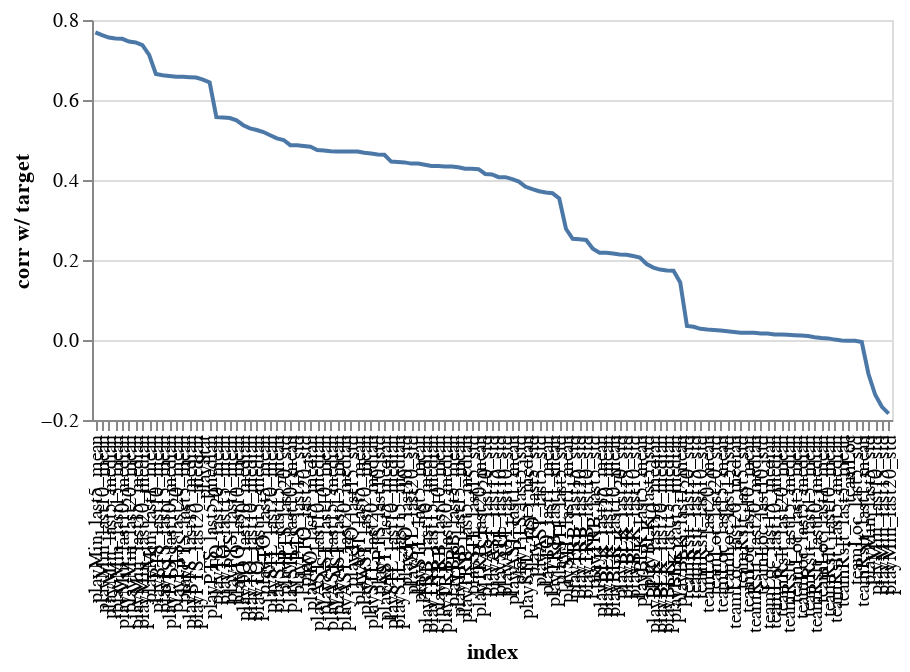

Write notebook code for a chart like this one.
### Code cell
# visualize the correlations
sort = list(correl_df.reset_index()['index'])
alt.Chart(correl_df.reset_index()).mark_line().encode(
    x=alt.X('index', sort=sort),
    y='corr w/ target:Q'
).properties(
    width=400,
    height=200
)

### Figure 1 — Vega-Lite specification as saved in the notebook (floating-point values rounded to 4 significant figures)
{"config": {"view": {"continuousWidth": 400, "continuousHeight": 300}}, "data": {"name": "data-aeb61ce98c96b3d989d77c8e94edb392"}, "mark": "line", "encoding": {"x": {"type": "nominal", "field": "index", "sort": ["playMin_last5_mean", "playMin_last10_mean", "playMin_last5_median", "playMin_last15_mean", "playMin_last10_median", "playMin_last20_mean", "playMin_last15_median", "playMin_last20_median", "playMin_last1_mean", "playPTS_last10_mean", "playPTS_last15_mean", "playPTS_last10_median", "playPTS_last20_mean", "playPTS_last5_mean", "playPTS_last15_median", "playPTS_last20_median", "playStat", "playPTS_last5_median", "playTO_last20_mean", "playTO_last15_mean", "playPTS_last1_mean", "playTO_last10_mean", "playTO_last20_median", "playTO_last10_median", "playTO_last15_median", "playTO_last5_mean", "playSTL_last20_mean", "playSTL_last15_mean", "playPTS_last20_std", "playSTL_last10_mean", "playPTS_last15_std", "playTO_last20_std", "playTO_last5_median", "playAST_last10_median", "playAST_last10_mean", "playAST_last15_median", "playAST_last15_mean", "playAST_last20_median", "playTO_last15_std", "playAST_last5_mean", "playAST_last20_mean", "playSTL_last20_median", "playPTS_last10_std", "playAST_last5_median", "playSTL_last10_median", "playSTL_last15_median", "playTO_last10_std", "playSTL_last20_std", "playSTL_last5_mean", "playTRB_last10_median", "playTRB_last15_median", "playTRB_last10_mean", "playTRB_last20_median", "playTRB_last5_mean", "playTRB_last15_mean", "playTRB_last5_median", "playSTL_last15_std", "playTRB_last20_mean", "playAST_last20_std", "playAST_last15_std", "playSTL_last10_std", "playAST_last10_std", "playAST_last1_mean", "playPTS_last5_std", "playSTL_last5_median", "playTO_last5_std", "playAST_last5_std", "playTO_last1_mean", "playTRB_last1_mean", "playSTL_last5_std", "playSTL_last1_mean", "playTRB_last15_std", "playTRB_last20_std", "playTRB_last10_std", "playTRB_last5_std", "playBLK_last15_mean", "playBLK_last20_mean", "playBLK_last10_mean", "playBLK_last20_std", "playBLK_last15_std", "playBLK_last10_std", "playBLK_last5_mean", "playBLK_last5_std", "playBLK_last10_median", "playBLK_last20_median", "playBLK_last15_median", "playBLK_last5_median", "playBLK_last1_mean", "teamRslt_last20_std", "teamRslt_last15_std", "teamRslt_last10_std", "teamLoc_last20_mean", "teamLoc_last20_std", "teamLoc_last15_mean", "teamLoc_last15_std", "teamLoc_last20_median", "teamRslt_last5_std", "teamLoc_last10_mean", "teamRslt_last20_median", "teamLoc_last10_std", "teamLoc_last15_median", "teamLoc_last10_median", "teamRslt_last20_mean", "teamRslt_last15_median", "teamLoc_last5_mean", "teamLoc_last5_median", "teamRslt_last15_mean", "teamRslt_last10_median", "teamLoc_last1_mean", "teamRslt_last10_mean", "teamRslt_last5_median", "teamRslt_last5_mean", "teamLoc", "teamLoc_last5_std", "teamRslt_last1_mean", "playMin_last5_std", "playMin_last10_std", "playMin_last15_std", "playMin_last20_std"]}, "y": {"type": "quantitative", "field": "corr w/ target"}}, "height": 200, "width": 400, "$schema": "https://vega.github.io/schema/vega-lite/v4.0.2.json", "datasets": {"data-aeb61ce98c96b3d989d77c8e94edb392": [{"index": "playMin_last5_mean", "corr w/ target": 0.769}, {"index": "playMin_last10_mean", "corr w/ target": 0.762}, {"index": "playMin_last5_median", "corr w/ target": 0.756}, {"index": "playMin_last15_mean", "corr w/ target": 0.754}, {"index": "playMin_last10_median", "corr w/ target": 0.753}, {"index": "playMin_last20_mean", "corr w/ target": 0.746}, {"index": "playMin_last15_median", "corr w/ target": 0.744}, {"index": "playMin_last20_median", "corr w/ target": 0.737}, {"index": "playMin_last1_mean", "corr w/ target": 0.713}, {"index": "playPTS_last10_mean", "corr w/ target": 0.665}, {"index": "playPTS_last15_mean", "corr w/ target": 0.662}, {"index": "playPTS_last10_median", "corr w/ target": 0.66}, {"index": "playPTS_last20_mean", "corr w/ target": 0.658}, {"index": "playPTS_last5_mean", "corr w/ target": 0.658}, {"index": "playPTS_last15_median", "corr w/ target": 0.657}, {"index": "playPTS_last20_median", "corr w/ target": 0.656}, {"index": "playStat", "corr w/ target": 0.651}, {"index": "playPTS_last5_median", "corr w/ target": 0.644}, {"index": "playTO_last20_mean", "corr w/ target": 0.557}, {"index": "playTO_last15_mean", "corr w/ target": 0.556}, {"index": "playPTS_last1_mean", "corr w/ target": 0.555}, {"index": "playTO_last10_mean", "corr w/ target": 0.549}, {"index": "playTO_last20_median", "corr w/ target": 0.537}, {"index": "playTO_last10_median", "corr w/ target": 0.529}, {"index": "playTO_last15_median", "corr w/ target": 0.525}, {"index": "playTO_last5_mean", "corr w/ target": 0.52}, {"index": "playSTL_last20_mean", "corr w/ target": 0.512}, {"index": "playSTL_last15_mean", "corr w/ target": 0.504}, {"index": "playPTS_last20_std", "corr w/ target": 0.5}, {"index": "playSTL_last10_mean", "corr w/ target": 0.487}, {"index": "playPTS_last15_std", "corr w/ target": 0.487}, {"index": "playTO_last20_std", "corr w/ target": 0.485}, {"index": "playTO_last5_median", "corr w/ target": 0.483}, {"index": "playAST_last10_median", "corr w/ target": 0.475}, {"index": "playAST_last10_mean", "corr w/ target": 0.474}, {"index": "playAST_last15_median", "corr w/ target": 0.472}, {"index": "playAST_last15_mean", "corr w/ target": 0.471}, {"index": "playAST_last20_median", "corr w/ target": 0.471}, {"index": "playTO_last15_std", "corr w/ target": 0.471}, {"index": "playAST_last5_mean", "corr w/ target": 0.471}, {"index": "playAST_last20_mean", "corr w/ target": 0.468}, {"index": "playSTL_last20_median", "corr w/ target": 0.466}, {"index": "playPTS_last10_std", "corr w/ target": 0.464}, {"index": "playAST_last5_median", "corr w/ target": 0.463}, {"index": "playSTL_last10_median", "corr w/ target": 0.446}, {"index": "playSTL_last15_median", "corr w/ target": 0.445}, {"index": "playTO_last10_std", "corr w/ target": 0.444}, {"index": "playSTL_last20_std", "corr w/ target": 0.441}, {"index": "playSTL_last5_mean", "corr w/ target": 0.441}, {"index": "playTRB_last10_median", "corr w/ target": 0.438}, {"index": "playTRB_last15_median", "corr w/ target": 0.435}, {"index": "playTRB_last10_mean", "corr w/ target": 0.435}, {"index": "playTRB_last20_median", "corr w/ target": 0.434}, {"index": "playTRB_last5_mean", "corr w/ target": 0.434}, {"index": "playTRB_last15_mean", "corr w/ target": 0.432}, {"index": "playTRB_last5_median", "corr w/ target": 0.428}, {"index": "playSTL_last15_std", "corr w/ target": 0.428}, {"index": "playTRB_last20_mean", "corr w/ target": 0.427}, {"index": "playAST_last20_std", "corr w/ target": 0.415}, {"index": "playAST_last15_std", "corr w/ target": 0.414}, {"index": "playSTL_last10_std", "corr w/ target": 0.407}, {"index": "playAST_last10_std", "corr w/ target": 0.407}, {"index": "playAST_last1_mean", "corr w/ target": 0.402}, {"index": "playPTS_last5_std", "corr w/ target": 0.396}, {"index": "playSTL_last5_median", "corr w/ target": 0.383}, {"index": "playTO_last5_std", "corr w/ target": 0.377}, {"index": "playAST_last5_std", "corr w/ target": 0.372}, {"index": "playTO_last1_mean", "corr w/ target": 0.369}, {"index": "playTRB_last1_mean", "corr w/ target": 0.367}, {"index": "playSTL_last5_std", "corr w/ target": 0.354}, {"index": "playSTL_last1_mean", "corr w/ target": 0.278}, {"index": "playTRB_last15_std", "corr w/ target": 0.253}, {"index": "playTRB_last20_std", "corr w/ target": 0.252}, {"index": "playTRB_last10_std", "corr w/ target": 0.25}, {"index": "playTRB_last5_std", "corr w/ target": 0.228}, {"index": "playBLK_last15_mean", "corr w/ target": 0.218}, {"index": "playBLK_last20_mean", "corr w/ target": 0.218}, {"index": "playBLK_last10_mean", "corr w/ target": 0.216}, {"index": "playBLK_last20_std", "corr w/ target": 0.214}, {"index": "playBLK_last15_std", "corr w/ target": 0.213}, {"index": "playBLK_last10_std", "corr w/ target": 0.21}, {"index": "playBLK_last5_mean", "corr w/ target": 0.206}, {"index": "playBLK_last5_std", "corr w/ target": 0.19}, {"index": "playBLK_last10_median", "corr w/ target": 0.181}, {"index": "playBLK_last20_median", "corr w/ target": 0.176}, {"index": "playBLK_last15_median", "corr w/ target": 0.174}, {"index": "playBLK_last5_median", "corr w/ target": 0.173}, {"index": "playBLK_last1_mean", "corr w/ target": 0.144}, {"index": "teamRslt_last20_std", "corr w/ target": 0.035}, {"index": "teamRslt_last15_std", "corr w/ target": 0.033}, {"index": "teamRslt_last10_std", "corr w/ target": 0.028}, {"index": "teamLoc_last20_mean", "corr w/ target": 0.026}, {"index": "teamLoc_last20_std", "corr w/ target": 0.025}, {"index": "teamLoc_last15_mean", "corr w/ target": 0.024}, {"index": "teamLoc_last15_std", "corr w/ target": 0.022}, {"index": "teamLoc_last20_median", "corr w/ target": 0.02}, {"index": "teamRslt_last5_std", "corr w/ target": 0.018}, {"index": "teamLoc_last10_mean", "corr w/ target": 0.018}, {"index": "teamRslt_last20_median", "corr w/ target": 0.018}, {"index": "teamLoc_last10_std", "corr w/ target": 0.016}, {"index": "teamLoc_last15_median", "corr w/ target": 0.016}, {"index": "teamLoc_last10_median", "corr w/ target": 0.014}, {"index": "teamRslt_last20_mean", "corr w/ target": 0.014}, {"index": "teamRslt_last15_median", "corr w/ target": 0.013}, {"index": "teamLoc_last5_mean", "corr w/ target": 0.012}, {"index": "teamLoc_last5_median", "corr w/ target": 0.011}, {"index": "teamRslt_last15_mean", "corr w/ target": 0.01}, {"index": "teamRslt_last10_median", "corr w/ target": 0.007}, {"index": "teamLoc_last1_mean", "corr w/ target": 0.005}, {"index": "teamRslt_last10_mean", "corr w/ target": 0.004}, {"index": "teamRslt_last5_median", "corr w/ target": 0.001}, {"index": "teamRslt_last5_mean", "corr w/ target": -0.001}, {"index": "teamLoc", "corr w/ target": -0.002}, {"index": "teamLoc_last5_std", "corr w/ target": -0.002}, {"index": "teamRslt_last1_mean", "corr w/ target": -0.005}, {"index": "playMin_last5_std", "corr w/ target": -0.085}, {"index": "playMin_last10_std", "corr w/ target": -0.137}, {"index": "playMin_last15_std", "corr w/ target": -0.167}, {"index": "playMin_last20_std", "corr w/ target": -0.184}]}}
